Frame 1 (no input): blank canvas, image omitted
Frame 60 (the mouse pressed at the canvas centre just before this capture): blank canvas, image omitted
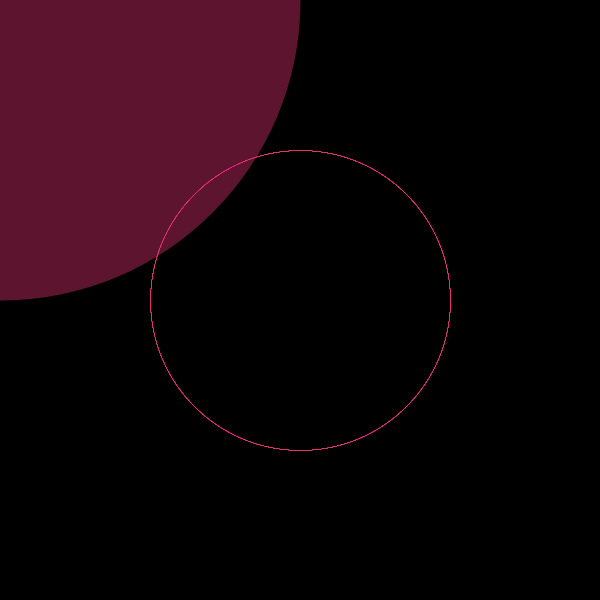
Frame 120 (the mouse held since frame 60 and released just before this capture)

The Processing sketch whose frames 1 and 60 were blank and that drew this single picture after the mouse press (run headless with seeded random() and noise(); from frame 60 on, the mouse is pressed at the canvas centre):

// Processing sketch: processing_115545
// ── processing_115545.pde


void setup (){
  
  size (600,600);
  background (0);
  smooth (); 
}
  
void draw (){
  
  stroke (234, 50, 121, 100); 
  noFill (); 
  //según aumenta la velocidad del ratón aumenta el grosor (abosulte value)
  strokeWeight (abs (pmouseX-mouseX));
  
  //se mueve junto al puntero.mouse
  ellipse(pmouseX, pmouseY, mouseX, mouseY); 
 
}

//cada vez que haga click con el ratón cambiará el color del fondo
void mousePressed (){
background (255);
}
